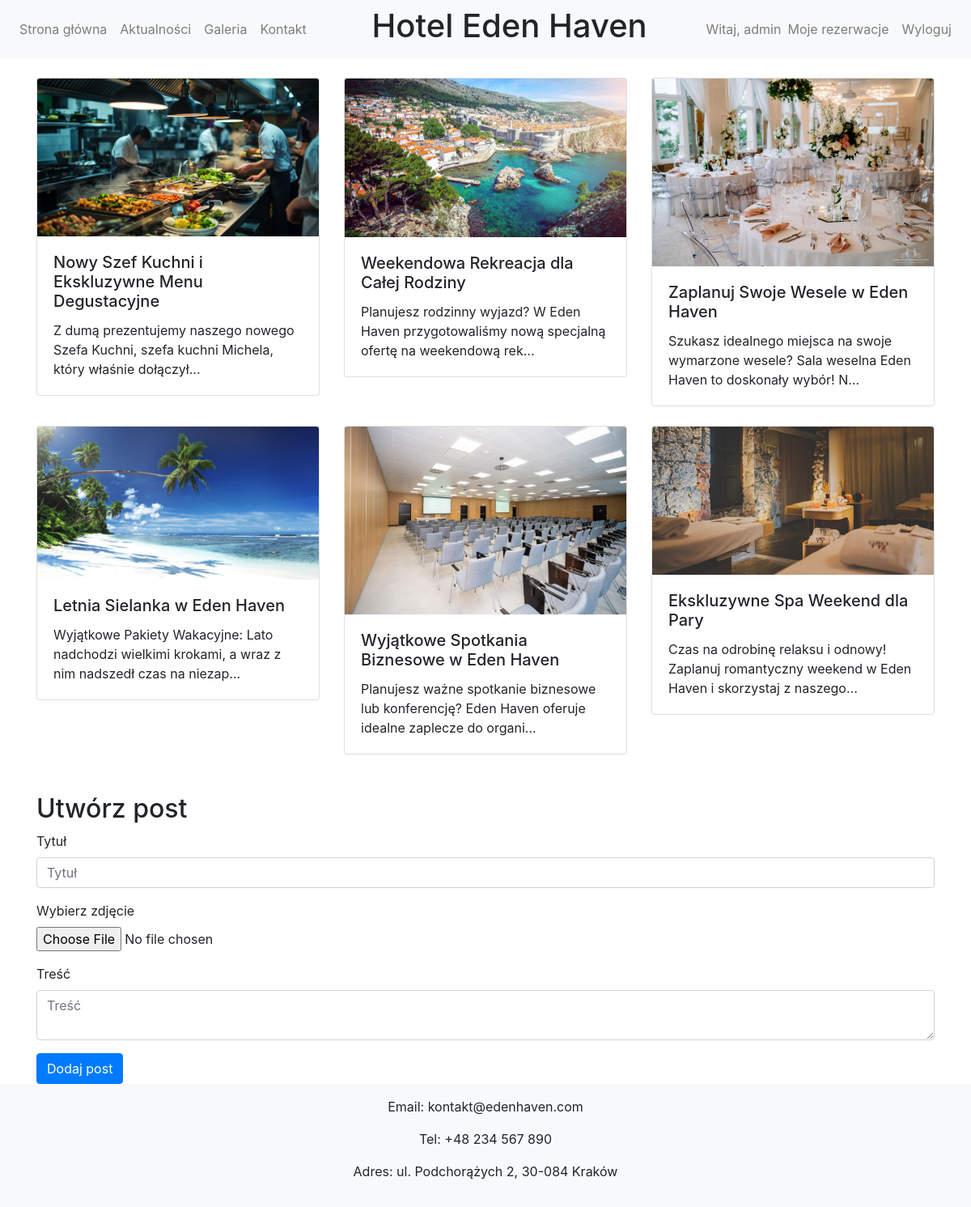
The app's page /news.php (signed in) with its own data.
### tables this page shows
CREATE TABLE `news` (
  `id` int(11) NOT NULL,
  `title` varchar(255) NOT NULL,
  `photo_url` varchar(1000) NOT NULL,
  `content` text NOT NULL
);

### news.php (the view, shortened to what this page needs)
<?php
require 'connect.php';
$userId = isset($_SESSION['user_id']) ? $_SESSION['user_id'] : null;
if ($userId) {
    $sql = "SELECT admin FROM users WHERE user_id = :id";
    $stmt = $pdo->prepare($sql);
    $stmt->execute(['id' => $userId]);
    $user = $stmt->fetch();
    $is_admin = $user ? $user['admin'] == 1 : false;
} else {
    $is_admin = false;
}
$sql = "SELECT * FROM news";
$stmt = $pdo->prepare($sql);
$stmt->execute();
$news = $stmt->fetchAll();
?>
<!DOCTYPE html>
<html lang="pl">
<head>
    <link rel="stylesheet" href="style.css">
    <link rel="stylesheet" href="https://stackpath.bootstrapcdn.com/bootstrap/4.5.0/css/bootstrap.min.css">
    <link href="https://stackpath.bootstrapcdn.com/bootstrap/4.5.0/css/bootstrap.min.css" rel="stylesheet">
</head>
<body>
    <header>
        <nav class="navbar navbar-expand-lg navbar-light bg-light">
            <ul class="navbar-nav mr-auto">
                <li class="nav-item"><a class="nav-link" href="index.php">Strona główna</a></li>
                <li class="nav-item"><a class="nav-link" href="news.php">Aktualności</a></li>
                <li class="nav-item"><a class="nav-link" href="gallery.php">Galeria</a></li>
                <li class="nav-item"><a class="nav-link" href="#contact">Kontakt</a></li>
            </ul>
            <h1 class="text-center">Hotel Eden Haven</h1>
            <div class="navbar-nav ml-auto">
                <?php
                if (isset($_SESSION['username'])) {
                    echo '<span class="navbar-text">Witaj, ' . $_SESSION['username'] . '</span>';
                    echo '<a class="nav-item nav-link" href="my_reservations.php">Moje rezerwacje</a>';
                    echo '<a class="nav-item nav-link" href="logout.php">Wyloguj</a>';
                } else {
                    echo '<a class="nav-item nav-link" href="register.php">Rejestracja</a>';
                    echo '<a class="nav-item nav-link" href="login.php">Logowanie</a>';
                }
                ?>
            </div>
        </nav>
    </header>
    <main class="container mt-4">
        <section class="row">
            <?php
            $i = 0;
            foreach ($news as $row) {
                $truncated_content = (strlen($row["content"]) > 100) ? substr($row["content"], 0, 100) . '...' : $row["content"];
                echo "<div class='col-md-4 mb-4'>";
                echo "<div class='card' data-toggle='modal' data-target='#newsModal" . $i . "'>";
                echo "<img src='" . $row["photo_url"] . "' class='card-img-top' alt='News Photo'>";
                echo "<div class='card-body'>";
                echo "<h5 class='card-title'>" . $row["title"] . "</h5>";
                echo "<p class='card-text'>" . $truncated_content . "</p>";
                echo "</div>";
                echo "</div>";
                echo "</div>";
                $i++;
            }
            ?>
        </section>
        <?php
        if ($is_admin) {
            echo "<h2 class='mt-4'>Utwórz post</h2>";
            echo "<form action='add_news.php' method='POST' enctype='multipart/form-data'>";
            echo "<div class='form-group'>";
            echo "<label for='title'>Tytuł</label>";
            echo "<input type='text' class='form-control' id='title' name='title' placeholder='Tytuł' required>";
            echo "</div>";
            echo "<div class='form-group'>";
            echo "<label for='photo'>Wybierz zdjęcie</label>";
            echo "<input type='file' class='form-control-file' id='photo' name='photo' required>";
            echo "</div>";
            echo "<div class='form-group'>";
            echo "<label for='content'>Treść</label>";
            echo "<textarea class='form-control' id='content' name='content' placeholder='Treść' required></textarea>";
            echo "</div>";
            echo "<button type='submit' class='btn btn-primary'>Dodaj post</button>";
            echo "</form>";
        }
        ?>
    </main>
</body>
<footer id="contact" class="footer mt-auto py-3 bg-light">
    <div class="container text-center">
        <p>Email: kontakt@edenhaven.com</p>
        <p>Tel: +48 234 567 890</p>
        <p>Adres: ul. Podchorążych 2, 30-084 Kraków</p>
    </div>
</footer>
</html>

### records on screen
news: photo_url (picture), title "Nowy Szef Kuchni i Ekskluzywne Menu Degustacyjne", content "Z dumą prezentujemy naszego nowego Szefa Kuchni, szefa kuchni Michela, który właśnie dołączył..."
news: photo_url (picture), title "Weekendowa Rekreacja dla Całej Rodziny", content "Planujesz rodzinny wyjazd? W Eden Haven przygotowaliśmy nową specjalną ofertę na weekendową rek..."
news: photo_url (picture), title "Zaplanuj Swoje Wesele w Eden Haven", content "Szukasz idealnego miejsca na swoje wymarzone wesele? Sala weselna Eden Haven to doskonały wybór! N..."
news: photo_url (picture), title "Letnia Sielanka w Eden Haven", content "Wyjątkowe Pakiety Wakacyjne: Lato nadchodzi wielkimi krokami, a wraz z nim nadszedł czas na niezap..."
news: photo_url (picture), title "Wyjątkowe Spotkania Biznesowe w Eden Haven", content "Planujesz ważne spotkanie biznesowe lub konferencję? Eden Haven oferuje idealne zaplecze do organi..."
news: photo_url (picture), title "Ekskluzywne Spa Weekend dla Pary", content "Czas na odrobinę relaksu i odnowy! Zaplanuj romantyczny weekend w Eden Haven i skorzystaj z naszego..."

### other values on screen
$_SESSION['username'] "admin"
